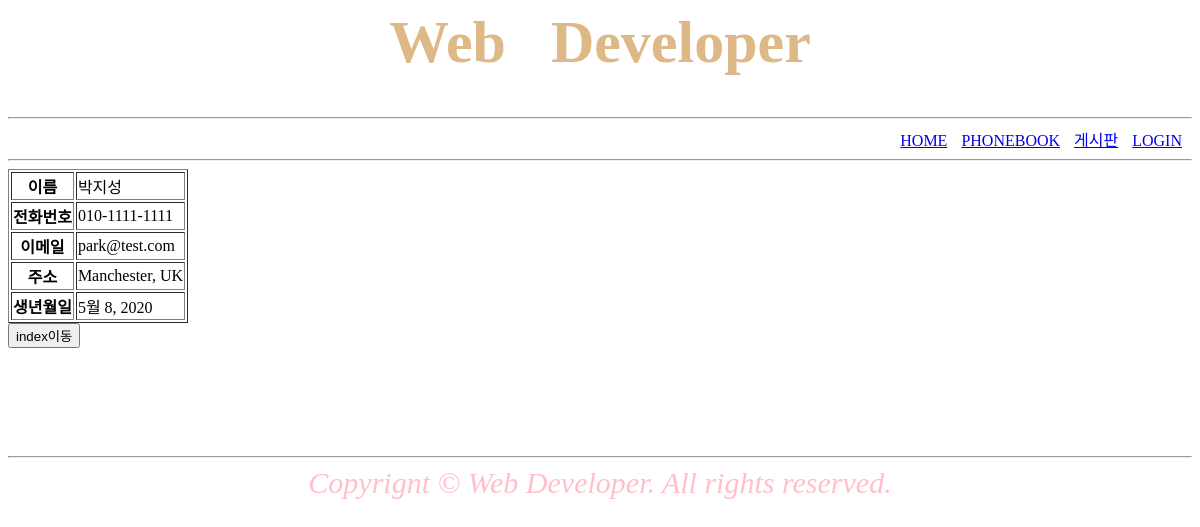
The page /phonebook/detail/1/ on the database as committed earlier.
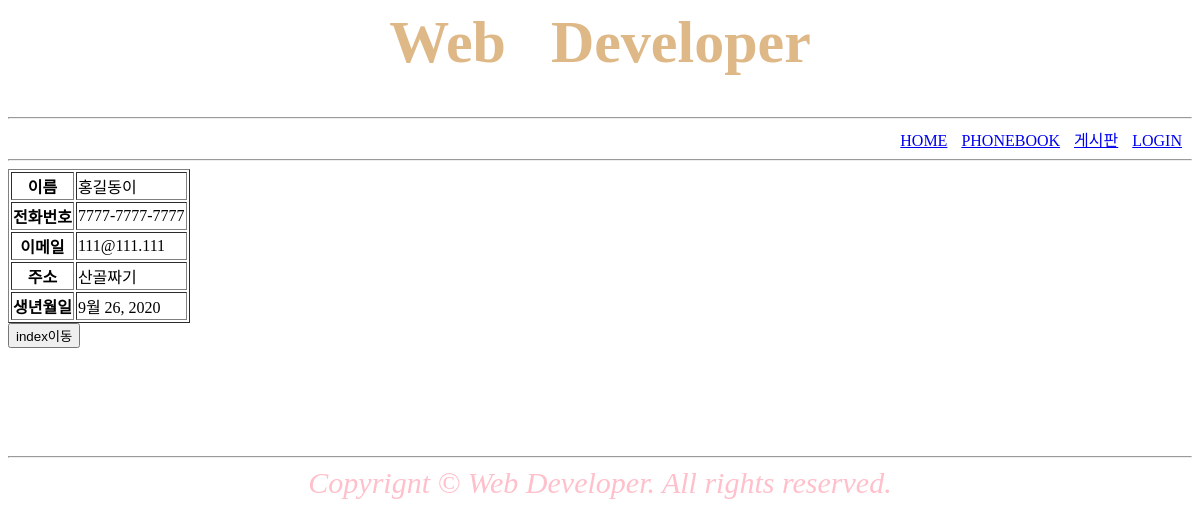
The same page on the database as committed later.
### phonebook/models.py (models this page shows)
class PhoneBook(models.Model):
    이름 = models.CharField(max_length=50, null = False)
    전화번호 = models.CharField(max_length=20)
    이메일 = models.EmailField()
    주소 = models.CharField(max_length=200)
    생년월일 = models.DateField()
    작성자 = models.CharField(max_length=50, null = False)

### phonebook/views.py (the view)
# urls.py: path('detail/<int:userId>/', views.detail, name = "detail"),
def detail(request, userId):
    alluser = PhoneBook.objects.values('id','이름','전화번호',
                        '주소','이메일','생년월일','작성자').get(id = userId)
    print(alluser)
    context = {"phonebook":alluser}
    return render(request,"phonebook/detail.html",context)

### templates/phonebook/detail.html (shortened to what this page needs)
{% extends 'test/form.html' %}
{% block center %}
<table border="1">
    <tr> <th>이름</th><td>{{ phonebook.이름 }}</td> </tr>
    <tr> <th>전화번호</th><td>{{ phonebook.전화번호 }}</td> </tr>
    <tr> <th>이메일</th><td>{{ phonebook.이메일 }}</td> </tr>
    <tr> <th>주소</th><td>{{ phonebook.주소 }}</td> </tr>
    <tr> <th>생년월일</th><td>{{ phonebook.생년월일 }}</td> </tr>
</table>
<button type="button" onclick="location.href='{% url 'PB:index' %}'">index이동</button>
{% endblock %}

Rows that differ between the two databases and show on the page:
changed PhoneBook: 이름 "박지성" → "홍길동이"; 전화번호 "010-1111-1111" → "7777-7777-7777"; 이메일 "park@test.com" → "111@111.111"; 주소 "Manchester, UK" → "산골짜기"; 생년월일 "5월 8, 2020" → "9월 26, 2020"
